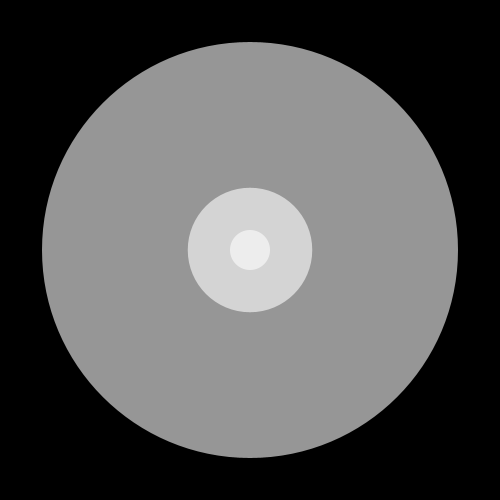
Frame 1 (no input)
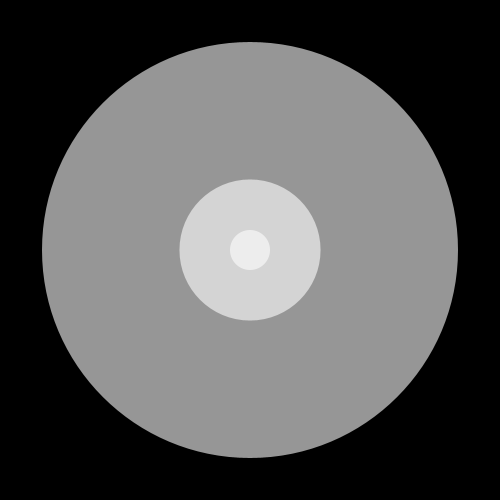
Frame 60 (the mouse pressed at the canvas centre just before this capture)
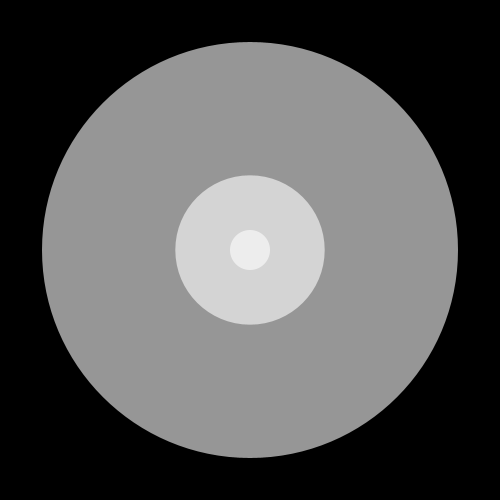
Frame 120 (the mouse held since frame 60 and released just before this capture)

The Processing sketch that drew these frames (run headless with seeded random() and noise(); from frame 60 on, the mouse is pressed at the canvas centre):

// Processing sketch: processing_13803
// ── processing_13803.pde

void setup() {
size(500, 500);
smooth();
background(0);
noStroke();
}
void draw() {
  background(0);
  int s = second();  // Values from 0 - 59
  int m = minute();  // Values from 0 - 59
  int h = hour();    // Values from 0 - 23
  //strokeWeight(1);
  fill(255, 255, 255, 150);
  ellipse(250, 250, s*8.3, s*8.3);
  //strokeWeight(1);
  fill(255, 255, 255, 150);
  ellipse(250, 250, m*8, m*8);
  //strokeWeight(1);
  fill(255, 255, 255, 150);
  ellipse(250, 250, h*20, h*20);
}      
